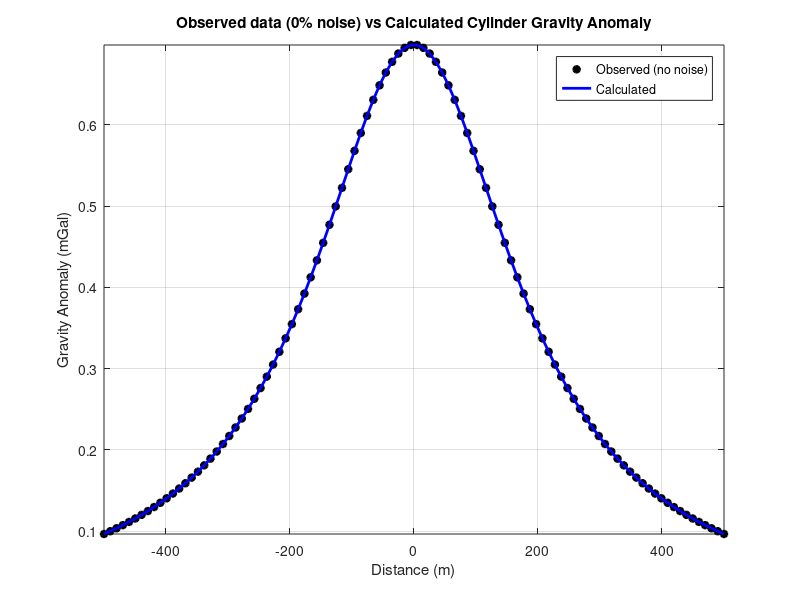
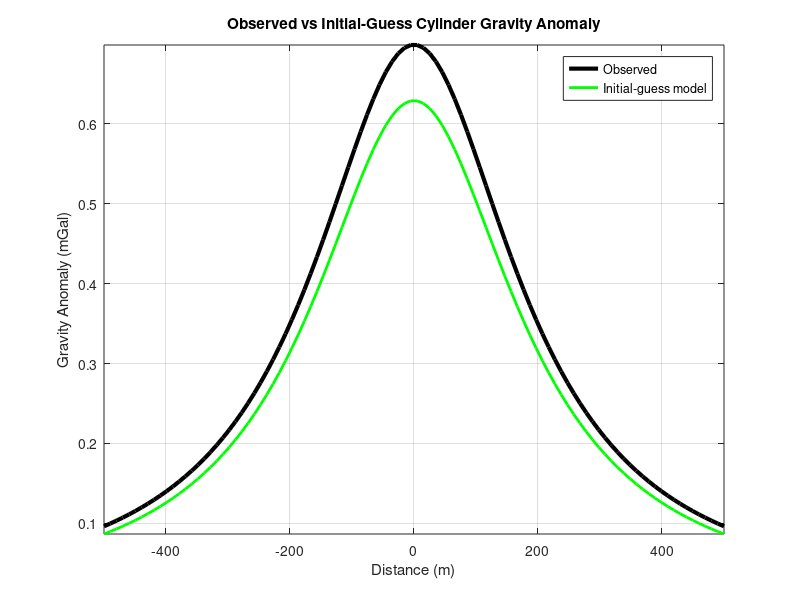
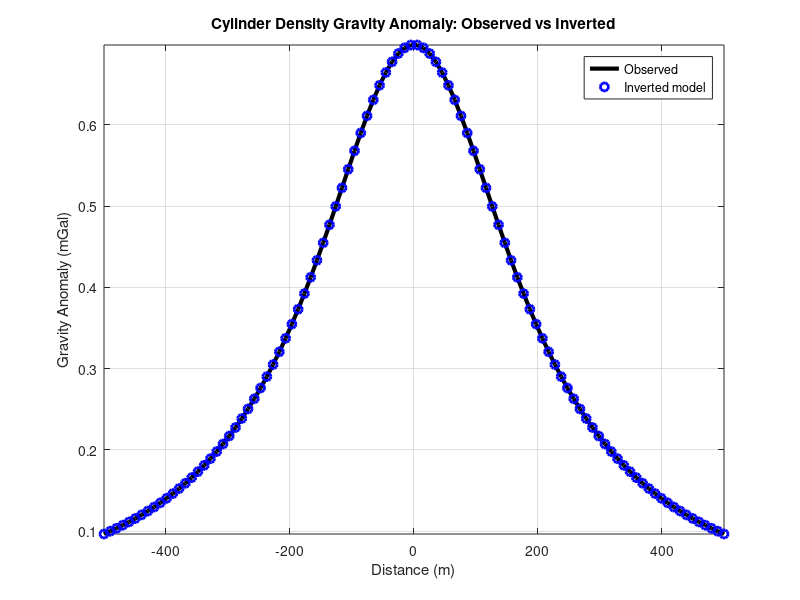
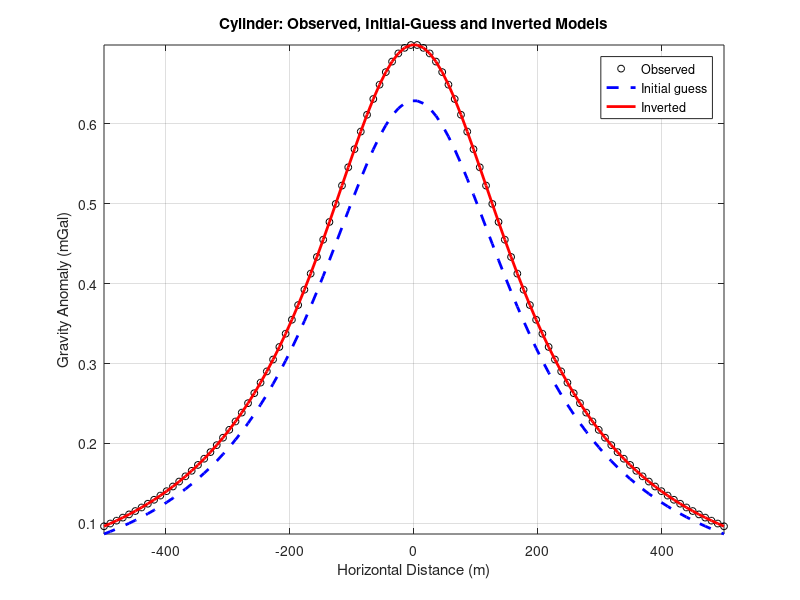

MATLAB code for these plots, in order:
function Cylinder_Model_Code2
%% =========================================================================
%  NAME : LAIMY HAINANA
%  DATE : 23/08/2026
%
%  CYLINDER GRAVITY - DENSITY-CONTRAST INVERSION
%  -------------------------------------------
%   1) Build a synthetic ("observed") gravity anomaly of a buried horizontal cylinder.
%   2) Build an initial-guess model with a wrong density contrast.
%   3) Invert for the density contrast with an overdetermined linear
%      least-squares system  (A'A) dRho = A'd  written explicitly as matrices.
%      Depth and radius are assumed known. The problem is LINEAR in DeltaRho,
%      so one step is exact for noise-free data.
%   4) Repeat with 0.15 % and 3 % Gaussian noise (noise level is a
%      percentage of the peak anomaly).
%% =========================================================================

clc; close all;
rng(1);                                % fixed seed -> repeatable noise

%% ---------------- CONSTANTS AND TRUE MODEL ---------------------------------
G            = 6.674e-11;               % Gravitational constant [m^3 kg^-1 s^-2]
deltaRhoTrue = 1000;                    % True density contrast [kg/m^3]
z_true       = 200;                     % True depth to cylinder centre [m]
R_true       = 50;                      % True cylinder radius [m]
x            = linspace(-500,500,100)'; % Observation points (column vector) [m]

M0 = cylinderMass(R_true, deltaRhoTrue);  % True excess mass [kg]

%% ---------------- FORWARD MODEL = NOISE FREE OBSERVED DATA --------------------------------------------
g_Observed_cylinder = cylinderGravity(G, M0, z_true, x);   % Noise-free anomaly [mGal]

noiseLevel       = 0;                                  % 0 % noise at this stage
gObserved_cylinder = addNoise(g_Observed_cylinder, noiseLevel);

%figure 1
figure;
plot(x, gObserved_cylinder,  'k*', 'LineWidth', 2); axis tight; hold on;
plot(x, g_Observed_cylinder, 'b-', 'LineWidth', 2);
grid on; box on; hold off;
title('Observed data (0% noise) vs Calculated Cylinder Gravity Anomaly');
xlabel('Distance (m)'); ylabel('Gravity Anomaly (mGal)');
legend('Observed (no noise)','Calculated');

%% ---------------- INITIAL-GUESS MODEL --------------------------------------
deltaRhoInitial = 900;                                 % Wrong starting density contrast [kg/m^3]
M1 = cylinderMass(R_true, deltaRhoInitial);              % Initial-guess mass [kg]
g_Calculated_cylinder = cylinderGravity(G, M1, z_true, x); % Response of initial model [mGal]

misfit_cylinder = g_Observed_cylinder - g_Calculated_cylinder;
MSE_cylinder    = calculateMSE(misfit_cylinder);

%figure 2
figure;
plot(x, g_Observed_cylinder,   'k-', 'LineWidth', 3); axis tight; hold on;
plot(x, g_Calculated_cylinder, 'g-', 'LineWidth', 2);
grid on; box on; hold off;
title('Observed vs Initial-Guess Cylinder Gravity Anomaly');
xlabel('Distance (m)'); ylabel('Gravity Anomaly (mGal)');
legend('Observed','Initial-guess model');

%% ---------------- DENSITY INVERSION (LINEAR LEAST SQUARES) -----------------
%  g(x) = G*M*z/(x^2+z^2) * 1e5 ,   M = (4/3)*pi*R^2*DeltaRho
%  A(x) = dg/dDeltaRho = dg/dDeltaRho = 2*G*pi*R^2*z / (x^2+z^2) * 1e5  ,   V = (4/3)*pi*R^2

V = (4/3)*pi*R_true.^2;

A   = sensitivityMatrixCylinder(G, V, z_true, x);        % 100 x 1
d   = g_Observed_cylinder - g_Calculated_cylinder;         % Residual vector, 100 x 1
AT  = A';                                              % 1 x 100
ATA = AT*A;                                            % 1 x 1
ATd = AT*d;                                            % 1 x 1
dRho = inv(ATA) * ATd;                                    % Density correction [kg/m^3]

deltaRho_estimated = deltaRhoInitial + dRho;
M_estimated        = cylinderMass(R_true, deltaRho_estimated);
g_estimated_cylinder = cylinderGravity(G, M_estimated, z_true, x);

Estimated_misfit = g_Observed_cylinder - g_estimated_cylinder;
MSE_estimated    = calculateMSE(Estimated_misfit);

%figure 3
figure;
plot(x, g_Observed_cylinder,  'k-',  'LineWidth', 3); axis tight; hold on;
plot(x, g_estimated_cylinder, 'bo',  'LineWidth', 2);
grid on; box on; hold off;
title('Cylinder Density Gravity Anomaly: Observed vs Inverted');
xlabel('Distance (m)'); ylabel('Gravity Anomaly (mGal)');
legend('Observed','Inverted model');

%figure 4
figure;
plot(x, g_Observed_cylinder,   'ko', 'MarkerSize', 5); axis tight; hold on;
plot(x, g_Calculated_cylinder, 'b--','LineWidth', 2);
plot(x, g_estimated_cylinder,  'r-', 'LineWidth', 2);
hold off; grid on;
xlabel('Horizontal Distance (m)'); ylabel('Gravity Anomaly (mGal)');
title('Cylinder: Observed, Initial-Guess and Inverted Models');
legend('Observed','Initial guess','Inverted');

fprintf('\n');
fprintf('==============================================\n');
fprintf('      CYLINDER GRAVITY INVERSION RESULTS\n');
fprintf('==============================================\n');
fprintf('Number of observations        = %d\n', length(x));
fprintf('Size of A                     = %dx%d\n', size(A,1),   size(A,2));
fprintf('Size of AT                    = %dx%d\n', size(AT,1),  size(AT,2));
fprintf('Size of ATA                   = %dx%d\n', size(ATA,1), size(ATA,2));
fprintf('Size of ATd                   = %dx%d\n', size(ATd,1), size(ATd,2));
fprintf('True density contrast         = %.2f kg/m^3\n', deltaRhoTrue);
fprintf('Initial density contrast      = %.2f kg/m^3\n', deltaRhoInitial);
fprintf('Estimated density contrast    = %.2f kg/m^3\n', deltaRho_estimated);
fprintf('True mass                     = %.3e kg\n', M0);
fprintf('Initial guess mass            = %.3e kg\n', M1);
fprintf('Estimated mass                = %.3e kg\n', M_estimated);
fprintf('MSE of initial model          = %.3e mGal^2\n', MSE_cylinder);
fprintf('MSE of estimated model        = %.3e mGal^2\n', MSE_estimated);
fprintf('Maximum residual magnitude    = %.3e mGal\n', max(abs(Estimated_misfit)));
fprintf('==============================================\n');

%% ---------------- NOISY DATA: 0.15 % AND 3 % -------------------------------
noiseLevels = [0.0015, 0.03];                          % Fractions of peak anomaly
figNo = 5;
for N = 1:numel(noiseLevels)
    pct  = 100*noiseLevels(N);
    gObs = addNoise(g_Observed_cylinder, noiseLevels(N));% Noisy observed data

    d_noisy    = gObs - g_Calculated_cylinder;           % Residual for noisy data
    dRho_n     = inv(ATA) * (AT*d_noisy);                   % Density correction
    deltaRho_n = deltaRhoInitial + dRho_n;
    M_n        = cylinderMass(R_true, deltaRho_n);
    g_est_n    = cylinderGravity(G, M_n, z_true, x);
    MSE_n      = calculateMSE(gObs - g_est_n);

    % figure 5 / 7
    figure;
    plot(x, gObs, 'mo', 'LineWidth', 2); axis tight; hold on;
    plot(x, g_Observed_cylinder, 'k-', 'LineWidth', 2);
    grid on; box on; hold off;
    title(sprintf('Observed data (%.2f%% noise) vs Noise-free Cylinder Anomaly', pct));
    xlabel('Distance (m)'); ylabel('Gravity Anomaly (mGal)');
    legend('Observed noisy','Noise-free');

    % figure 6 / 8
    figure;
    plot(x, gObs, 'ko', 'MarkerSize', 5); axis tight; hold on;
    plot(x, g_Calculated_cylinder, 'b--', 'LineWidth', 2);
    plot(x, g_est_n,             'r-',  'LineWidth', 2);
    hold off; grid on;
    xlabel('Horizontal Distance (m)'); ylabel('Gravity Anomaly (mGal)');
    title(sprintf('Cylinder Inversion with %.2f%% added noise', pct));
    legend('Observed noisy','Initial guess','Inverted','Location','best');
    figNo = figNo + 2;

    fprintf('\n--- Noise level = %.2f%% ---\n', pct);
    fprintf('Estimated density contrast = %.2f kg/m^3  (error %.2f %%)\n', ...
            deltaRho_n, 100*abs(deltaRho_n-deltaRhoTrue)/deltaRhoTrue);
    fprintf('MSE after inversion        = %.3e mGal^2\n', MSE_n);
end
end

%% =========================================================================
%  LOCAL FUNCTIONS
%% =========================================================================
function M = cylinderMass(R, deltaRho)                   % Excess mass of a cylinder [kg]
    M = (4/3)*pi*R.^2 .* deltaRho;
end

function g = cylinderGravity(G, M, z, x)                 % Vertical attraction, centre at x = 0 [mGal]
    g = ((2 * G * M * z) ./(x.^2 + z.^2)) * 1e5;       % 1e5 converts m/s^2 -> mGal
end

function MSE = calculateMSE(misfit)                    % Mean-squared error
    MSE = mean(misfit(:).^2);
end

function A = sensitivityMatrixCylinder(G, V, z, x)       % dg/dDeltaRho  (V = cylinder volume)
    A = ((2*G*V*z) ./ (x.^2 + z.^2))* 1e5;  
end

function gN = addNoise(g, level)                       % Gaussian noise = level * peak |g|
    gN = g + level*max(abs(g))*randn(size(g));
end
